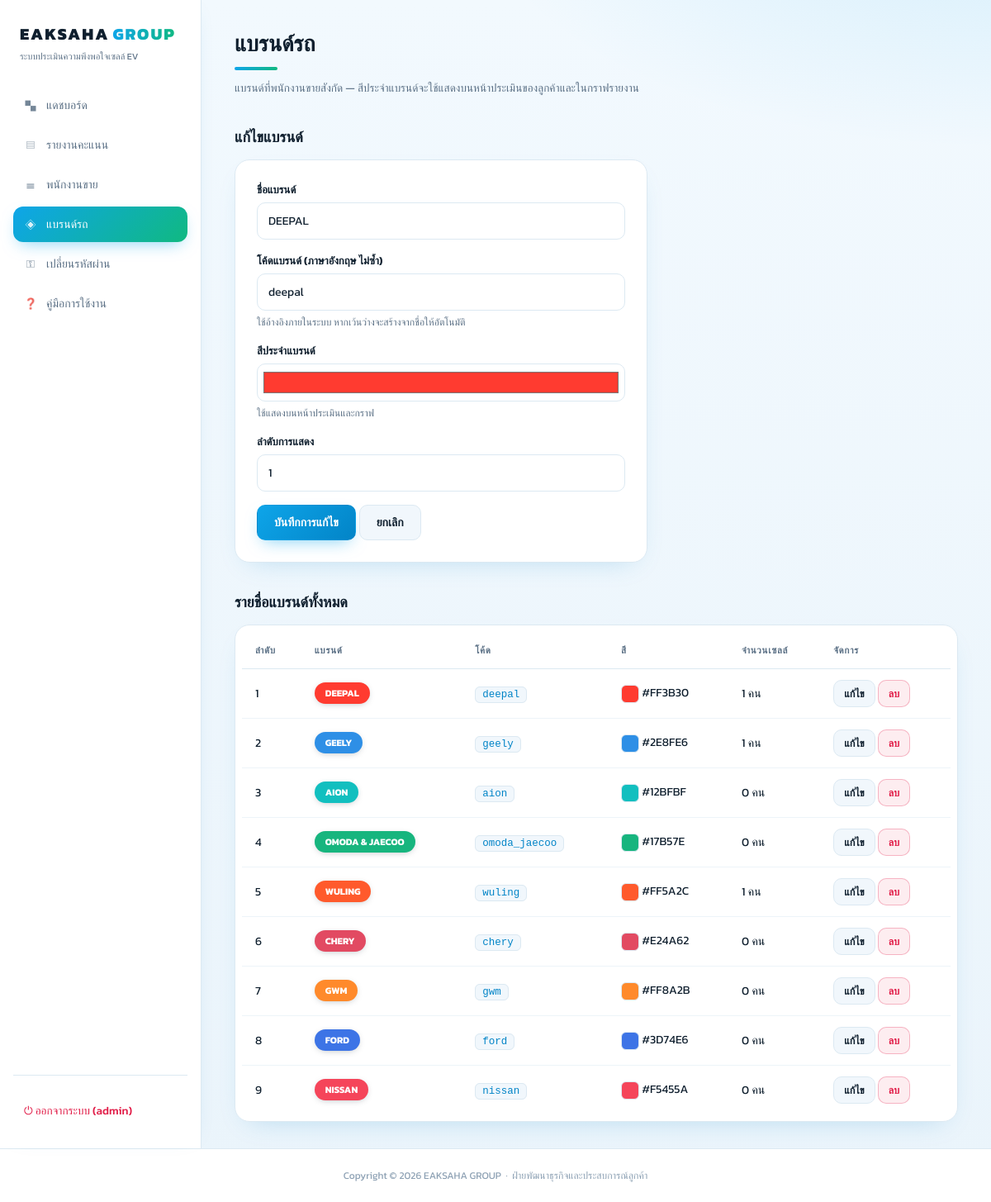
/admin/brands.php?edit=1 (signed in), run on the app's committed database.
### tables this page shows
CREATE TABLE IF NOT EXISTS `brands` (
    `id`         INT AUTO_INCREMENT PRIMARY KEY,
    `name`       VARCHAR(80)  NOT NULL,
    `code`       VARCHAR(40)  NOT NULL UNIQUE,
    `color`      VARCHAR(20)  DEFAULT '#E10600',
    `sort_order` INT DEFAULT 0
);

### admin/brands.php (the view, shortened to what this page needs)
<?php
require '../conn/config.php';
$brands = $pdo->query("
    SELECT b.*, (SELECT COUNT(*) FROM staff s WHERE s.brand_id = b.id) AS staff_count
    FROM brands b
    ORDER BY b.sort_order ASC, b.id ASC
")->fetchAll();
$editData = null;
if (isset($_GET['edit'])) {
    $stmt = $pdo->prepare('SELECT * FROM brands WHERE id = ?');
    $stmt->execute([(int) $_GET['edit']]);
    $editData = $stmt->fetch();
}
require 'includes/head.php';
?>
<h1>แบรนด์รถ</h1>
<p class="page-sub">แบรนด์ที่พนักงานขายสังกัด — สีประจำแบรนด์จะใช้แสดงบนหน้าประเมินของลูกค้าและในกราฟรายงาน</p>
<h2 class="section-title"><?= $editData ? 'แก้ไขแบรนด์' : 'เพิ่มแบรนด์ใหม่' ?></h2>
<div class="form-card">
    <form method="POST">
        <div class="field">
            <label for="name">ชื่อแบรนด์</label>
            <input type="text" id="name" name="name" value="<?= htmlspecialchars($editData['name'] ?? '') ?>" placeholder="เช่น DEEPAL" required>
        </div>
        <div class="field">
            <label for="code">โค้ดแบรนด์ (ภาษาอังกฤษ ไม่ซ้ำ)</label>
            <input type="text" id="code" name="code" value="<?= htmlspecialchars($editData['code'] ?? '') ?>" placeholder="เว้นว่างเพื่อสร้างอัตโนมัติ">
            <div class="hint">ใช้อ้างอิงภายในระบบ หากเว้นว่างจะสร้างจากชื่อให้อัตโนมัติ</div>
        </div>
        <div class="field">
            <label for="color">สีประจำแบรนด์</label>
            <input type="color" id="color" name="color" value="<?= htmlspecialchars($editData['color'] ?? '#0EA5E9') ?>" style="height:46px; padding:5px;">
            <div class="hint">ใช้แสดงบนหน้าประเมินและกราฟ</div>
        </div>
        <div class="field">
            <label for="sort_order">ลำดับการแสดง</label>
            <input type="number" id="sort_order" name="sort_order" value="<?= (int) ($editData['sort_order'] ?? 0) ?>">
        </div>
        <button type="submit" class="btn btn-primary"><?= $editData ? 'บันทึกการแก้ไข' : 'เพิ่มแบรนด์' ?></button>
        <?php if ($editData): ?>
            <a href="brands.php" class="btn btn-secondary">ยกเลิก</a>
        <?php endif; ?>
    </form>
</div>
<h2 class="section-title">รายชื่อแบรนด์ทั้งหมด</h2>
<div class="table-card">
    <table>
        <thead>
            <tr>
                <th>ลำดับ</th>
                <th>แบรนด์</th>
                <th>โค้ด</th>
                <th>สี</th>
                <th>จำนวนเซลล์</th>
                <th>จัดการ</th>
            </tr>
        </thead>
        <tbody>
            <?php if (empty($brands)): ?>
                <tr><td colspan="6">ยังไม่มีข้อมูลแบรนด์</td></tr>
            <?php else: ?>
                <?php foreach ($brands as $b): ?>
                    <tr>
                        <td><?= (int) $b['sort_order'] ?></td>
                        <td><span class="brand-tag" style="background:<?= htmlspecialchars($b['color']) ?>"><?= htmlspecialchars($b['name']) ?></span></td>
                        <td><code><?= htmlspecialchars($b['code']) ?></code></td>
                        <td><span style="display:inline-block;width:22px;height:22px;border-radius:6px;border:1px solid #DCE9F2;vertical-align:middle;background:<?= htmlspecialchars($b['color']) ?>"></span> <?= htmlspecialchars($b['color']) ?></td>
                        <td><?= (int) $b['staff_count'] ?> คน</td>
                        <td>
                            <a href="brands.php?edit=<?= (int) $b['id'] ?>" class="btn btn-secondary btn-sm">แก้ไข</a>
                            <form method="POST" style="display:inline;" onsubmit="return confirm('ยืนยันการลบแบรนด์นี้? (เซลล์ที่สังกัดจะถูกตั้งเป็นไม่มีแบรนด์)');">
                                <button type="submit" class="btn btn-danger btn-sm">ลบ</button>
                            </form>
                        </td>
                    </tr>
                <?php endforeach; ?>
            <?php endif; ?>
        </tbody>
    </table>
</div>
<?php require 'includes/footer.php'; ?>

### admin/assets/admin.css (style rules this page uses)
:root { --accent: #0EA5E9; --accent-deep: #0284C7; --accent-soft: #38BDF8; --mint: #10B981; --mint-deep: #059669; --mint-soft: #34D399; --bg: #F2F9FE; --bg2: #EAF4FB; --panel: #FFFFFF; --panel-2: #FFFFFF; --panel-3: #F1F7FC; --line: #DCE9F2; --line-2: #C6DAE8; --text: #0F1F2E; --muted: #5C7186; --muted-2: #8CA0B3; --good: #16A34A; --warn: #F59E0B; --bad: #E11D48; --grid: rgba(15,31,46,0.08); }
* { box-sizing: border-box; margin: 0; padding: 0; }
body { font-family: 'Kanit', sans-serif; color: var(--text); background: radial-gradient(1100px 560px at 100% -10%, rgba(14,165,233,0.14), transparent 58%), radial-gradient(900px 520px at -10% 110%, rgba(16,185,129,0.12), transparent 55%), linear-gradient(180deg, var(--bg) 0%, var(--bg2) 100%); background-attachment: fixed; min-height: 100vh; }
a { color: inherit; }
.main h1 { font-size: 27px; font-weight: 700; margin-bottom: 24px; color: var(--text); }
.main h1::after { content: ''; display: block; width: 52px; height: 4px; margin-top: 8px; background: linear-gradient(90deg, var(--accent), var(--mint)); border-radius: 4px; }
.section-title { font-size: 18px; font-weight: 600; margin: 34px 0 14px; color: var(--text); }
.page-sub { font-size: 13.5px; color: var(--muted); margin: -14px 0 20px; line-height: 1.7; }
.table-card { background: var(--panel); border: 1px solid var(--line); border-radius: 18px; padding: 8px; box-shadow: 0 12px 32px -18px rgba(2,132,199,0.28); overflow-x: auto; }
table { width: 100%; border-collapse: collapse; font-size: 14px; }
th, td { text-align: left; padding: 13px 16px; white-space: nowrap; color: var(--text); }
thead th { color: var(--muted); font-weight: 600; font-size: 11.5px; text-transform: uppercase; letter-spacing: 0.06em; border-bottom: 1px solid var(--line); }
tbody tr:not(:last-child) td { border-bottom: 1px solid #EDF4F9; }
code { background: var(--panel-3); border: 1px solid var(--line); border-radius: 6px; padding: 2px 8px; font-size: 12.5px; color: var(--accent-deep); }
.brand-tag { display: inline-block; padding: 4px 13px; border-radius: 20px; font-size: 11.5px; font-weight: 700; color: #FFFFFF; white-space: nowrap; box-shadow: 0 2px 8px -3px rgba(15,31,46,0.35); }
.form-card { background: var(--panel); border: 1px solid var(--line); border-radius: 18px; padding: 26px; max-width: 500px; box-shadow: 0 12px 32px -18px rgba(2,132,199,0.28); }
.field { margin-bottom: 16px; }
.field label { display: block; font-size: 13px; font-weight: 600; margin-bottom: 6px; color: var(--text); }
.field input, .field select, .field textarea { width: 100%; padding: 11px 13px; border: 1px solid var(--line); border-radius: 10px; background: #FFFFFF; color: var(--text); font-family: 'Kanit', sans-serif; font-size: 14px; }
.field .hint { font-size: 12px; color: var(--muted); margin-top: 5px; }
.btn { display: inline-flex; align-items: center; gap: 6px; padding: 10px 20px; border-radius: 10px; border: 1px solid transparent; font-family: 'Kanit', sans-serif; font-size: 14px; font-weight: 600; cursor: pointer; text-decoration: none; transition: filter 0.15s, background 0.15s, transform 0.1s; }
.btn-primary { background: linear-gradient(135deg, var(--accent), var(--accent-deep)); color: #FFF; box-shadow: 0 8px 20px -8px rgba(14,165,233,0.55); }
.btn-secondary { background: var(--panel-3); color: var(--text); border-color: var(--line); }
.btn-danger { background: rgba(225,29,72,0.08); color: var(--bad); border-color: rgba(225,29,72,0.28); }
.btn-sm { padding: 6px 12px; font-size: 12.5px; }

### data on the page
brands: name "DEEPAL", code "deepal", color "#ff3b30", sort_order "1", color "#FF3B30", staff_count "1"
brands: sort_order "2", name "GEELY", code "geely", color "#2E8FE6", staff_count "1"
brands: sort_order "3", name "AION", code "aion", color "#12BFBF", staff_count "0"
brands: sort_order "4", name "OMODA & JAECOO", code "omoda_jaecoo", color "#17B57E", staff_count "0"
brands: sort_order "5", name "WULING", code "wuling", color "#FF5A2C", staff_count "1"
brands: sort_order "6", name "CHERY", code "chery", color "#E24A62", staff_count "0"
brands: sort_order "7", name "GWM", code "gwm", color "#FF8A2B", staff_count "0"
brands: sort_order "8", name "FORD", code "ford", color "#3D74E6", staff_count "0"
brands: sort_order "9", name "NISSAN", code "nissan", color "#F5455A", staff_count "0"

### other printed values
$_SESSION['admin_username'] "admin"
ORG_NAME "EAKSAHA GROUP"
ORG_DEPT "ฝ่ายพัฒนาธุรกิจและประสบการณ์ลูกค้า"
